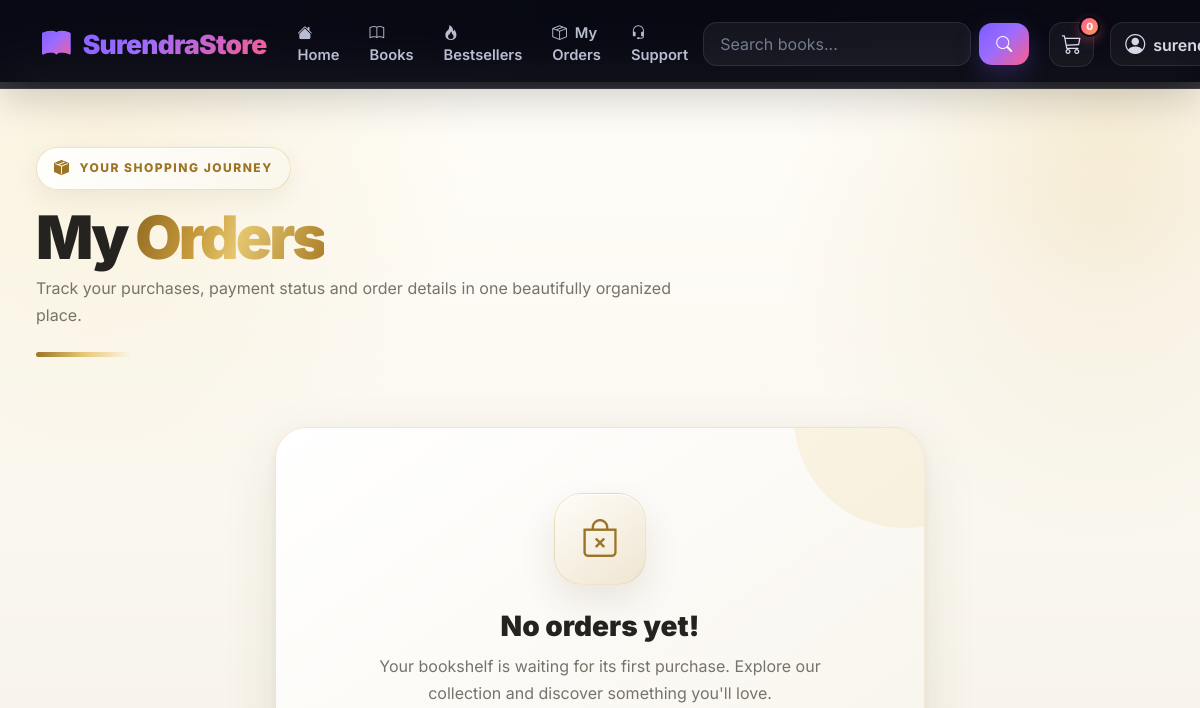
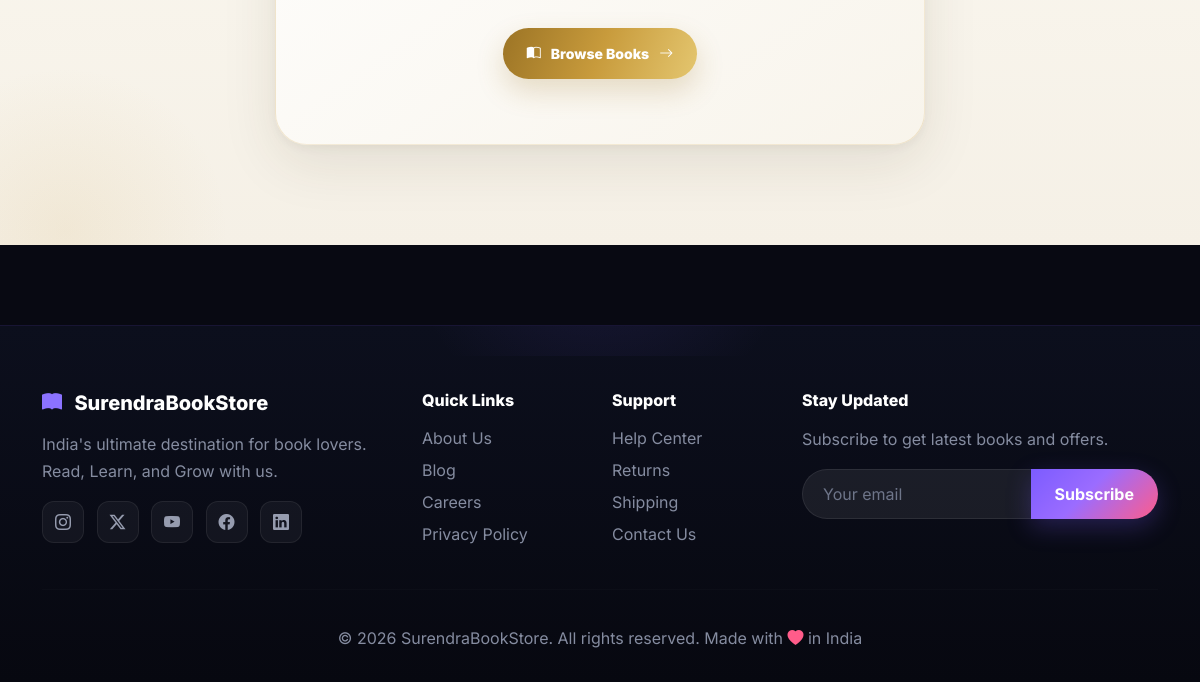
The page /orders/my-orders/ (signed in) on the database as committed earlier (2 pictures, top to bottom).
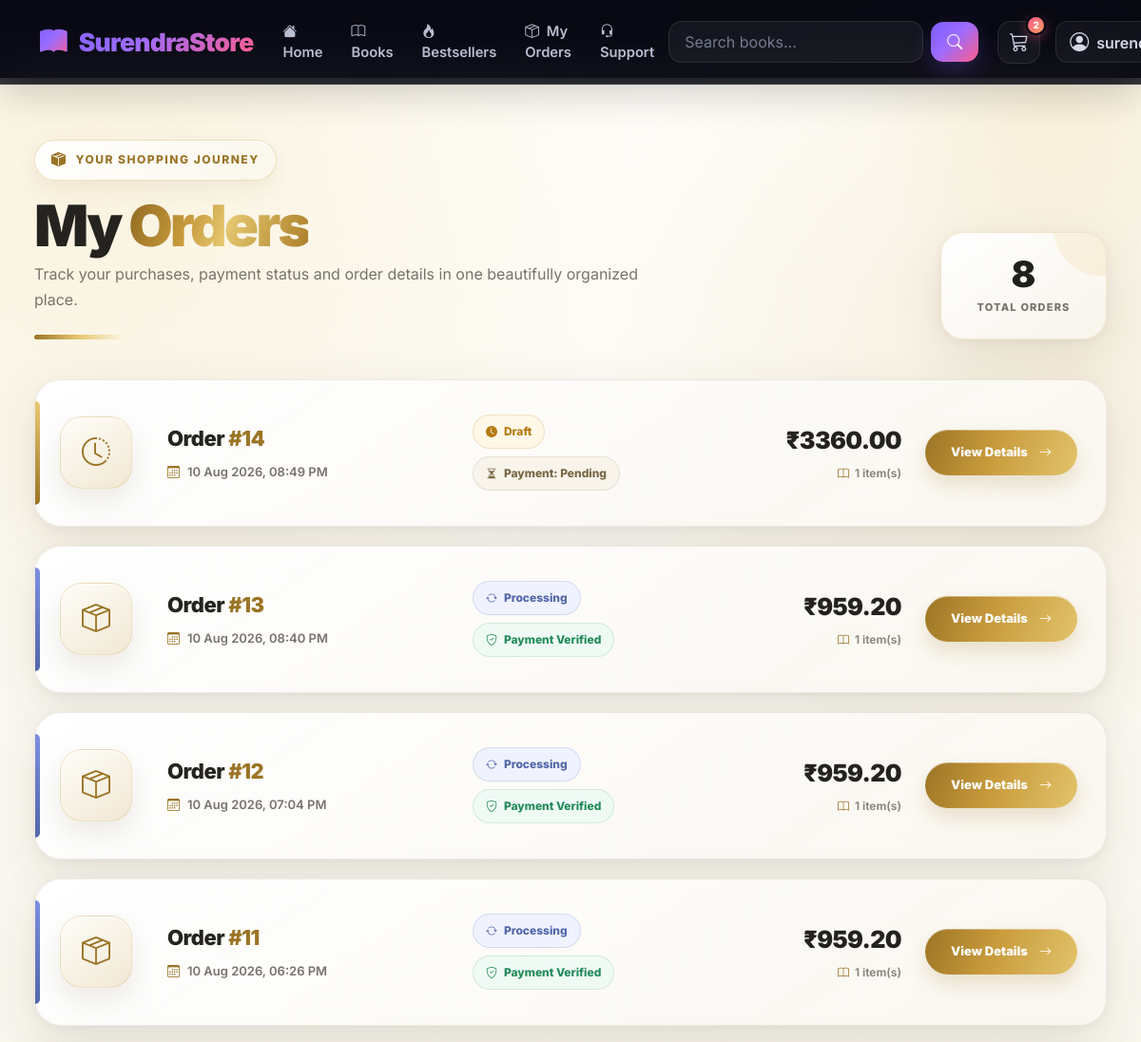
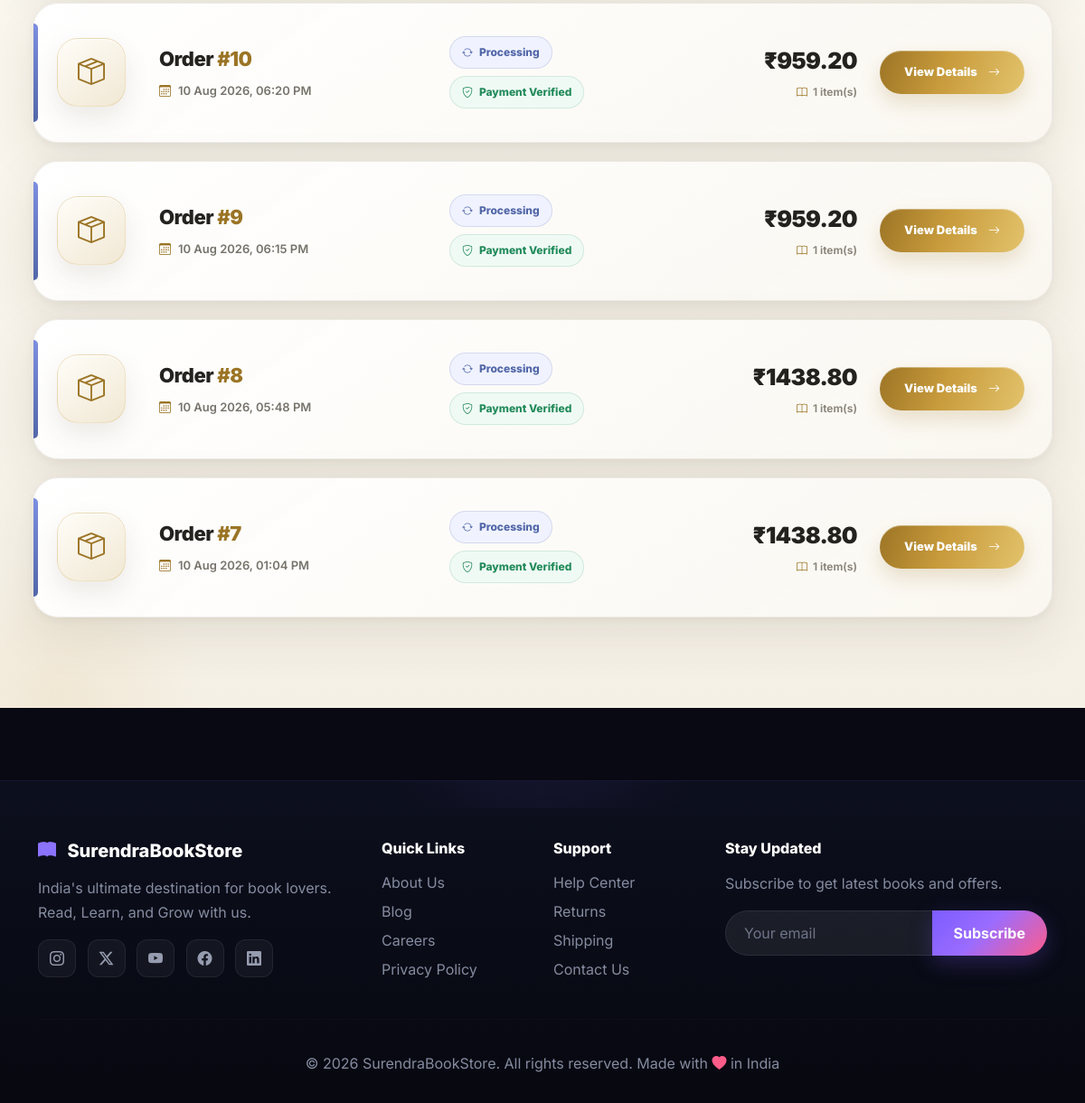
The same page on the database as committed later (2 pictures, top to bottom).
### orders/models.py (models this page shows, shortened)
class Order(models.Model):
    PAYMENT_METHODS = (
        ('upi', 'UPI'),
        ('qr', 'QR Code'),
        ('netbanking', 'Net Banking'),
        ('banktransfer', 'Bank Transfer'),
        ('cod', 'Cash on Delivery'),
    )
    PAYMENT_STATUS = (
        ('pending', 'Pending'),
        ('under_review', 'Under Review'),
        ('verified', 'Verified'),
        ('rejected', 'Rejected'),
        ('failed', 'Failed'),
    )
    ORDER_STATUS = (
        ('draft', 'Draft'),
        ('pending', 'Pending'),
        ('processing', 'Processing'),
        ('shipped', 'Shipped'),
        ('delivered', 'Delivered'),
        ('cancelled', 'Cancelled'),
    )
    user = models.ForeignKey(User, on_delete=models.SET_NULL, null=True, blank=True)
    full_name = models.CharField(max_length=200)
    email = models.EmailField()
    phone = models.CharField(max_length=15)
    address = models.TextField()
    city = models.CharField(max_length=100)
    state = models.CharField(max_length=100)
    pincode = models.CharField(max_length=10)
    landmark = models.CharField(max_length=100, blank=True, null=True)
    total_amount = models.DecimalField(max_digits=10, decimal_places=2, default=0.00)
    delivery_charges = models.DecimalField(max_digits=10, decimal_places=2, default=0.00)
    discount = models.DecimalField(max_digits=10, decimal_places=2, default=0.00)
    tax = models.DecimalField(max_digits=10, decimal_places=2, default=0.00)
    grand_total = models.DecimalField(max_digits=10, decimal_places=2, default=0.00)
    payment_method = models.CharField(max_length=20, choices=PAYMENT_METHODS, default='upi')
    payment_status = models.CharField(max_length=20, choices=PAYMENT_STATUS, default='pending')
    order_status = models.CharField(max_length=20, choices=ORDER_STATUS, default='draft')
    admin_notes = models.TextField(blank=True)
    created_at = models.DateTimeField(auto_now_add=True)
    updated_at = models.DateTimeField(auto_now=True)
    payment_verified_at = models.DateTimeField(null=True, blank=True)

### orders/views.py (the view)
# urls.py: path('my-orders/', views.my_orders, name='my_orders'),
@login_required
def my_orders(request):
    orders = (
        Order.objects
        .filter(user=request.user)
        .order_by("-created_at")
    )
    return render(
        request,
        "orders/my_orders.html",
        {
            "orders": orders,
        },
    )

### books/models.py (called while the page is built)
    @property
    def final_price(self):
        if self.discount_percent > 0:
            return self.price - (self.price * self.discount_percent / 100)
        return self.price

### cart/context_processors.py (called while the page is built)
def cart_total(request):
    cart_count = 0
    cart_total_price = 0
    cart = None
    if request.user.is_authenticated:
        cart = Cart.objects.filter(user=request.user).first()
    else:
        session_key = request.session.session_key
        if session_key:
            cart = Cart.objects.filter(session_key=session_key).first()
    if cart:
        cart_count = cart.get_total_items()
        cart_total_price = cart.get_total_price()
    return {
        'cart_count': cart_count,
        'cart_total_price': cart_total_price,
    }

### cart/models.py (called while the page is built)
    def get_total_price(self):
        return sum(
            (item.get_total_price() for item in self.items.all()),
            Decimal("0.00"),
        )

    def get_total_items(self):
        return sum(
            item.quantity for item in self.items.all()
        )

### templates/orders/my_orders.html (shortened to what the changed rows need)
{% extends 'base.html' %}
{% load static %}
{% block content %}
<div class="orders-page">
    <div class="container-fluid orders-container">
        <div class="orders-header">
            <div class="orders-heading-area">
                <h1 class="orders-title">
                    My <span class="gradient-text">Orders</span>
                </h1>
            </div>
            {% if orders %}
            <div class="orders-count-box">
                <span class="orders-count-number">
                    {{ orders|length }}
                </span>
                <span class="orders-count-label">
                    Total Orders
                </span>
            </div>
            {% endif %}
        </div>
        {% if orders %}
        <div class="orders-list">
            {% for order in orders %}
            <div class="order-card
                {% if order.order_status == 'delivered' %}
                    status-delivered
                {% elif order.order_status == 'cancelled' %}
                    status-cancelled
                {% elif order.order_status == 'processing' %}
                    status-processing
                {% else %}
                    status-default
                {% endif %}
            ">
                <div class="order-icon">
                    {% if order.order_status == 'delivered' %}
                        <i class="bi bi-check2-circle"></i>
                    {% elif order.order_status == 'cancelled' %}
                        <i class="bi bi-x-circle"></i>
                    {% elif order.order_status == 'processing' %}
                        <i class="bi bi-box-seam"></i>
                    {% else %}
                        <i class="bi bi-clock-history"></i>
                    {% endif %}
                </div>
                <div class="order-main-info">
                    <div class="order-number">
                        Order <span>#{{ order.id }}</span>
                    </div>
                    <div class="order-date">
                        <i class="bi bi-calendar3"></i>
                        {{ order.created_at|date:"d M Y, h:i A" }}
                    </div>
                </div>
                <div class="order-status-area">
                    {% if order.order_status == 'delivered' %}
                        <span class="status-badge status-delivered-badge">
                            <i class="bi bi-check-circle-fill"></i>
                            {{ order.get_order_status_display }}
                        </span>
                    {% elif order.order_status == 'cancelled' %}
                        <span class="status-badge status-cancelled-badge">
                            <i class="bi bi-x-circle-fill"></i>
                            {{ order.get_order_status_display }}
                        </span>
                    {% elif order.order_status == 'processing' %}
                        <span class="status-badge status-processing-badge">
                            <i class="bi bi-arrow-repeat"></i>
                            {{ order.get_order_status_display }}
                        </span>
                    {% else %}
                        <span class="status-badge status-default-badge">
                            <i class="bi bi-clock-fill"></i>
                            {{ order.get_order_status_display }}
                        </span>
                    {% endif %}
                    {% if order.payment_status == 'verified' %}
                        <span class="payment-badge payment-verified">
                            <i class="bi bi-shield-check"></i>
                            Payment Verified
                        </span>
                    {% elif order.payment_status == 'failed' %}
                        <span class="payment-badge payment-failed">
                            <i class="bi bi-exclamation-circle"></i>
                            Payment Failed
                        </span>
                    {% else %}
                        <span class="payment-badge payment-pending">
                            <i class="bi bi-hourglass-split"></i>
                            Payment:
                            {{ order.get_payment_status_display }}
                        </span>
                    {% endif %}
                </div>
                <div class="order-price-area">
                    <div class="order-price">
                        ₹{{ order.total_amount|floatformat:2 }}
                    </div>
                    <div class="order-items">
                        <i class="bi bi-book"></i>
                        {{ order.items.count }} item(s)
                    </div>
                </div>
                <div class="order-action">
                    <a
                        href="{% url 'orders:detail' order.id %}"
                        class="btn-view-order"
                    >
                        <span>View Details</span>
                        <i class="bi bi-arrow-right"></i>
                    </a>
                </div>
            </div>
            {% endfor %}
        </div>
        {% else %}
        <div class="empty-orders">
            <div class="empty-icon">
                <i class="bi bi-bag-x"></i>
            </div>
            <h3>
                No orders yet!
            </h3>
            <p>
                Your bookshelf is waiting for its first purchase.
                Explore our collection and discover something
                you'll love.
            </p>
            <a
                href="{% url 'books:list' %}"
                class="btn-browse-books"
            >
                <i class="bi bi-book-half"></i>
                Browse Books
                <i class="bi bi-arrow-right"></i>
            </a>
        </div>
        {% endif %}
    </div>
</div>
{% endblock %}

### templates/base.html (shortened to what the changed rows need)
{% load static %}
<!DOCTYPE html>
<html lang="en">
<head>
    <link href="https://cdn.jsdelivr.net/npm/bootstrap@5.3.0-alpha1/dist/css/bootstrap.min.css" rel="stylesheet">
    <link rel="stylesheet"
        href="https://cdn.jsdelivr.net/npm/bootstrap-icons@1.11.3/font/bootstrap-icons.min.css">
</head>
<body>
    <nav class="navbar navbar-expand-lg navbar-ultra fixed-top" id="mainNav">
        <div class="container">
            <div class="collapse navbar-collapse" id="navbarContent">
                <div class="d-flex align-items-center gap-2 gap-lg-3 flex-wrap flex-lg-nowrap">
                    <a href="{% url 'cart:view' %}"
                        class="cart-btn">
                        <i class="bi bi-cart3 fs-5"></i>
                        <span class="cart-badge">
                            {{ cart_count|default:0 }}
                        </span>
                    </a>
                </div>
            </div>
        </div>
    </nav>
    {% block content %}
    {% endblock %}
</body>
</html>

Rows that differ between the two databases and show on the page:
added Order: id "14", created_at "10 Aug 2026, 08:49 PM", order_status "Draft", payment_status "Pending", total_amount "3360.00", items.count "1"
added Order: id "13", created_at "10 Aug 2026, 08:40 PM", order_status "Processing", payment_status "verified" (drawn), total_amount "959.20", items.count "1"
added Order: id "12", created_at "10 Aug 2026, 07:04 PM", order_status "Processing", payment_status "verified" (drawn), total_amount "959.20", items.count "1"
added Order: id "11", created_at "10 Aug 2026, 06:26 PM", order_status "Processing", payment_status "verified" (drawn), total_amount "959.20", items.count "1"
added Order: id "10", created_at "10 Aug 2026, 06:20 PM", order_status "Processing", payment_status "verified" (drawn), total_amount "959.20", items.count "1"
added Order: id "9", created_at "10 Aug 2026, 06:15 PM", order_status "Processing", payment_status "verified" (drawn), total_amount "959.20", items.count "1"
added Order: id "8", created_at "10 Aug 2026, 05:48 PM", order_status "Processing", payment_status "verified" (drawn), total_amount "1438.80", items.count "1"
added Order: id "7", created_at "10 Aug 2026, 01:04 PM", order_status "Processing", payment_status "verified" (drawn), total_amount "1438.80", items.count "1"
Other text that changed with them:
{{ cart_count|default:0 }}: "0" → "2"
{{ orders|length }}: (not shown) → "8"
text no longer shown: "No orders yet! Your bookshelf is waiting for its first purchase. Explore our collection and discover something you'll love. Browse Books"
text now shown: "TOTAL ORDERS"
